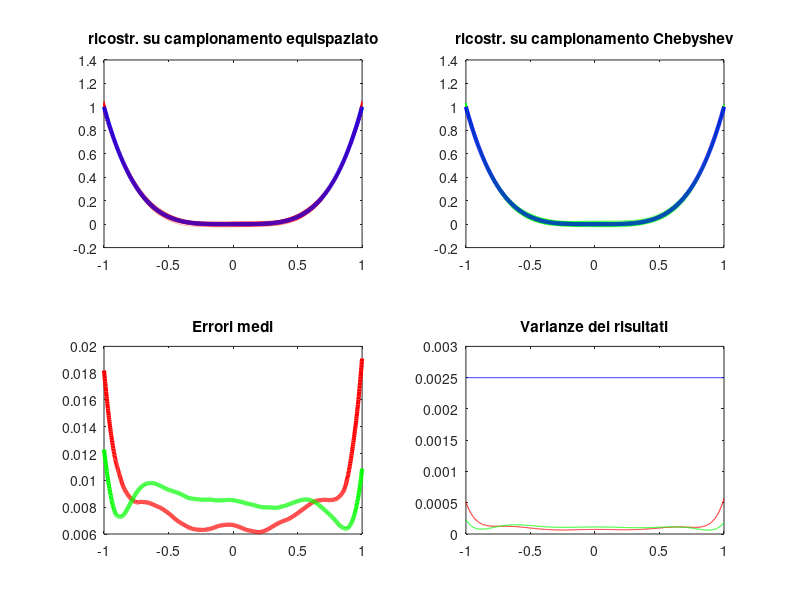

Here is the MATLAB script that generated this plot:
% esperimento sulla stabilità dell'interp. con rumore bianco di campionamento 
clear all
close all


M=100;
m=1000;
n=4;N=100;
teta=0.05;
xeval=linspace(-1,1,m)';
f=@(x) x.^4;%exp(sin(x));
%%

xinterp_equi=linspace(-1,1,N)';
xinterp_cheb=cos((2*(N-1:-1:0)+1)./(2*N+1)*pi)';
yinterp_equi_true=f(xinterp_equi);
yinterp_cheb_true=f(xinterp_cheb);
yinterp_equi=yinterp_equi_true+teta*randn(N,M);
yinterp_cheb=yinterp_cheb_true+teta*randn(N,M);
yeval_true=f(xeval);
for k=1:M
    c_equi=polyfit(xinterp_equi,yinterp_equi(:,k),n);
    c_cheb=polyfit(xinterp_cheb,yinterp_cheb(:,k),n);
    yeval_equi(:,k)=polyval(c_equi,xeval);
    yeval_cheb(:,k)=polyval(c_cheb,xeval);
end
err_equi=sum(abs(yeval_equi-yeval_true)./M,2);
err_cheb=sum(abs(yeval_cheb-yeval_true)./M,2);
figure(n);
subplot(2,2,1);plot(xeval,yeval_equi,':r');
hold on
plot(xeval,yeval_true,'b','LineWidth',3);
title('ricostr. su campionamento equispaziato')
hold off
subplot(2,2,2);plot(xeval,yeval_cheb,':g');
hold on
plot(xeval,yeval_true,'b','LineWidth',3);
title('ricostr. su campionamento Chebyshev')
hold off
subplot(2,2,3);
plot(xeval,err_equi,'r','LineWidth',3);
hold on;
plot(xeval,err_cheb,'g','LineWidth',3);
title('Errori medi')
hold off
subplot(2,2,4);
plot(xeval,var(yeval_equi'),'r');
hold on
plot(xeval,var(yeval_cheb'),'g');
plot(xeval,teta^2+0.*xeval,'b');
hold off
title('Varianze dei risultati');
